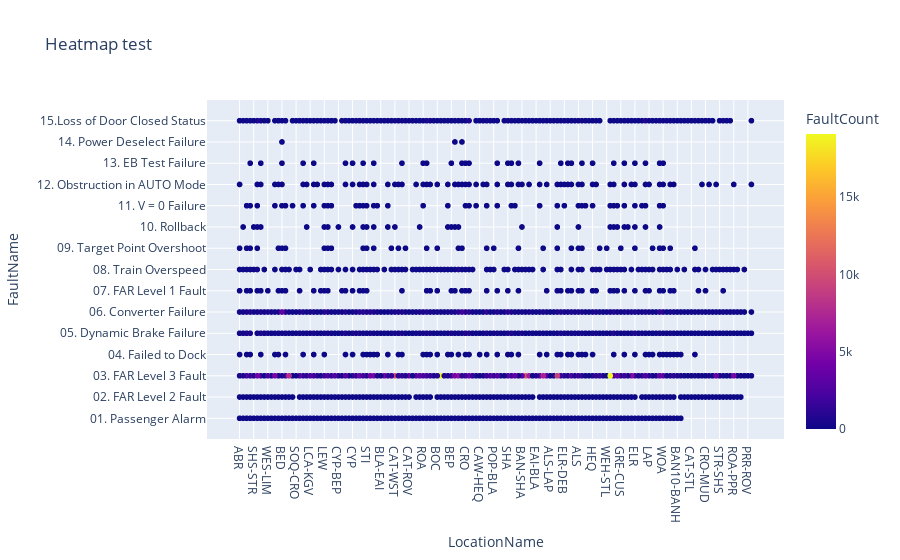

Notebook cell for this chart:
### Code cell
px.scatter(adf, x="LocationName", y="FaultName", color="FaultCount",
                 title="Heatmap test")

### Figure 1 — Plotly figure (JSON) as saved in the notebook; plotly's stock layout.template omitted (floating-point values rounded to 4 significant figures; data arrays with more than 128 entries replaced by an {"elided": "..."} marker saying what was removed)
{"data": [{"hovertemplate": "LocationName=%{x}<br>FaultName=%{y}<br>FaultCount=%{marker.color}<extra></extra>", "legendgroup": "", "marker": {"color": {"elided": "1264 int values"}, "coloraxis": "coloraxis", "symbol": "circle"}, "mode": "markers", "name": "", "showlegend": false, "type": "scattergl", "x": {"elided": "1264 str values"}, "xaxis": "x", "y": {"elided": "1264 str values"}, "yaxis": "y"}], "layout": {"coloraxis": {"colorbar": {"title": {"text": "FaultCount"}}, "colorscale": [[0, "#0d0887"], [0.1111, "#46039f"], [0.2222, "#7201a8"], [0.3333, "#9c179e"], [0.4444, "#bd3786"], [0.5556, "#d8576b"], [0.6667, "#ed7953"], [0.7778, "#fb9f3a"], [0.8889, "#fdca26"], [1, "#f0f921"]]}, "legend": {"tracegroupgap": 0}, "title": {"text": "Heatmap test"}, "xaxis": {"anchor": "y", "domain": [0, 1], "title": {"text": "LocationName"}}, "yaxis": {"anchor": "x", "domain": [0, 1], "title": {"text": "FaultName"}}}}
